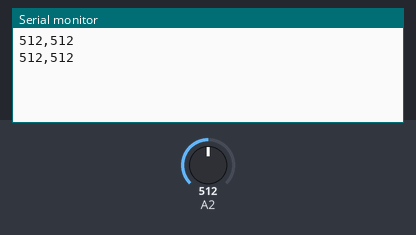
A sketch run on a simulated Arduino Uno, built with avr-gcc and run on an emulated ATmega328P. Parts: the last lines printed to the serial monitor. The inputs (shaded band) are chosen by the test bench; at power-on: A2 = 512.

Above: at 1.8 s.
1.9 s: A2 set to 716
At 2.6 s:
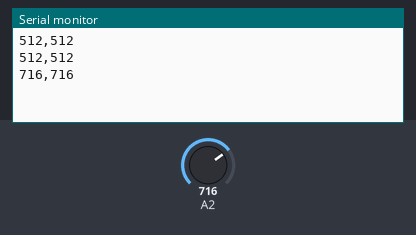
3.4 s: A2 set to 900
At 4.8 s:
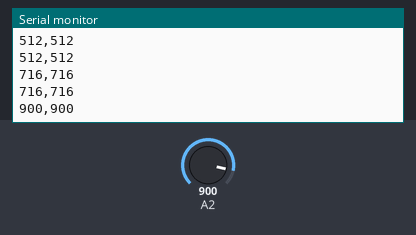
Timing chart, 0 to 6.4 s (numbered marks = the images above; inputs shaded):
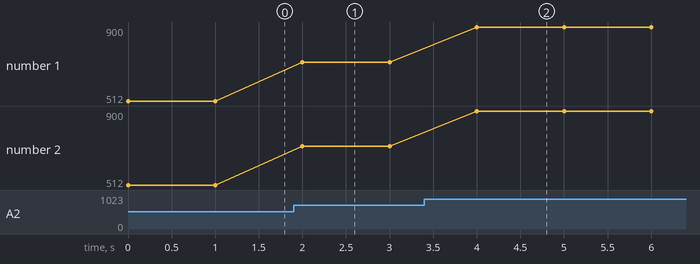

Measured:
- after the input at 1.9 s, the serial monitor: prints a new line after 0.10 s (image 1)
- after the input at 3.4 s, the serial monitor: prints a new line after 0.60 s (image 2)
- plotted number 1: 512 → 716 after the input at 1.9 s, 716 → 900 after the input at 3.4 s
- plotted number 2: 512 → 716 after the input at 1.9 s, 716 → 900 after the input at 3.4 s

The sketch:

moi2.ino
```cpp
void setup() {
  Serial.begin(9600);
}

void loop() {
  int val;
  val = analogRead(A2);

  Serial.print(val);
  Serial.print(",");
  Serial.println(val);
  delay(1000);
}
```
